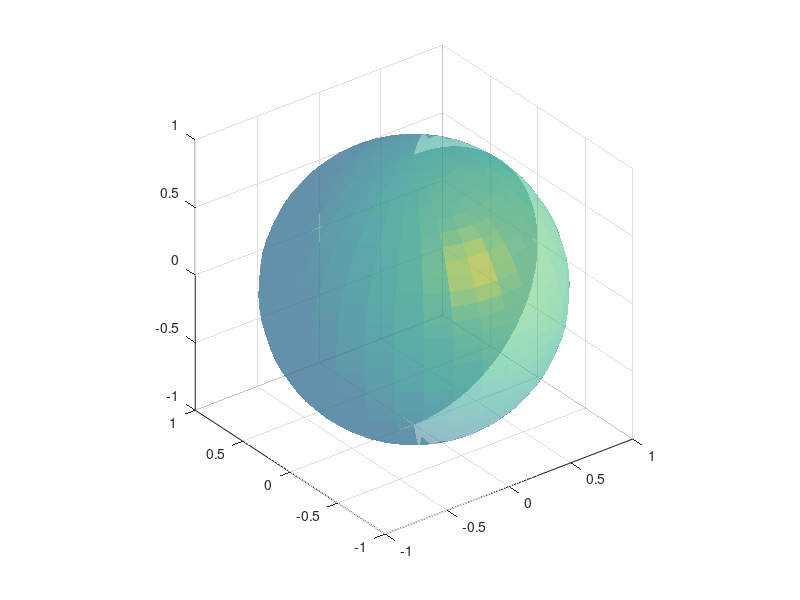

Here is the MATLAB script that generated this plot: (Note: this script raises an error after producing the figure.)
%% 
clc
clear all
close all
clf

[a, b, c] = sphere(32);
h = surfl(a, b, c);
set(h, 'FaceAlpha', 0.5)
shading interp
axis equal;
hold on;
shading flat;
x = maxdist(3, 6);
scatter3(x(1,:), x(2,:), x(3,:),'filled','r')
hold on

%% d
clc
%x = maxdist(3, 6);
A = x'*x;

temp = zeros(1,size(A,2));
alp = zeros(1,size(A,2));
for i=1:size(A,2)
    for j=1:size(A,2)
        if i ~=j
        temp(i) = temp(i) + abs(A(i,j));
        end
    end
    alp(i) = (abs(A(i,i)) - temp(i))/abs(A(i,i));
end
alpha = min(alp)

%% hej
clf
close all
clc

[a, b, c] = sphere(32);
h = surfl(a, b, c);
set(h, 'FaceAlpha', 0.5)
shading interp
axis equal;
hold on;
shading flat;

I = eye(size(x,1));
index = find(min(x(1,:)));
v = (x(:,index) - I(:,1))/(norm(x(:,index) - I(:,1)));
H = I - 2*(v*v');
y = H*x;
scatter3(y(1,:), y(2,:), y(3,:),'filled','g')
hold on

e3 = I(:,3);
[mx,index2] = max(y(3,:));
sign =  (y(2,index2)/abs(y(2,index2)));
theta = sign*acos(dot(y(:,index2),e3)/norm(y(:,index2)));
Rot = [1 0 0; 0 cos(theta) -sin(theta); 0 sin(theta) cos(theta)];
finalx = Rot*y
scatter3(finalx(1,:), finalx(2,:), finalx(3,:),'filled','c')
legend('Sphere','Efter householder','Efter rotation')
Anew = x'*x;

